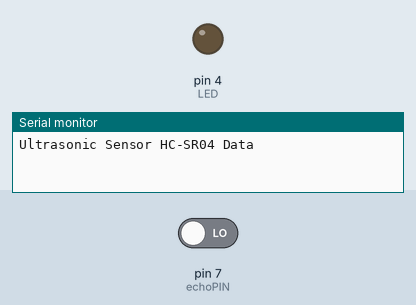
Recording of a sketch running on a simulated Arduino Uno, built with avr-gcc and run on an emulated ATmega328P. Shown: output pins drawn as LEDs (lit = HIGH), the last lines printed to the serial monitor. The inputs (shaded band) are chosen by the test bench; at power-on: pin 7 (echoPIN) LOW. Pins used as bus, display or sensor lines are not drawn.

Above: at 0.1 s.
At 2.1 s:
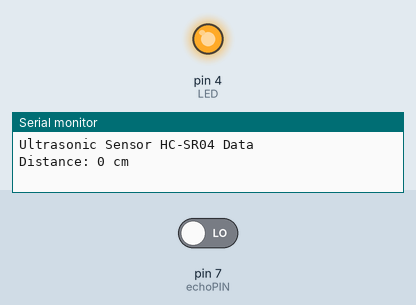
Timing chart, 0 to 3.6 s (numbered marks = the images above):
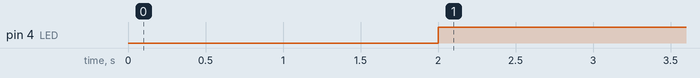

The sketch:

TaskM1.T1P_code_1.1P_.ino
```cpp
//constant value
#define LED 4
#define triggerPIN 6
#define echoPIN 7

//declare value type
long duration;
int distance;

void setup()
{
  pinMode(LED, OUTPUT); //LED
  pinMode(triggerPIN, OUTPUT); //triggerPIN
  pinMode(echoPIN, INPUT); //echoPIN
  Serial.begin(9600);
  // Serial Communication is starting with 9600 of baudrate speed
  Serial.println("Ultrasonic Sensor HC-SR04 Data");
  // print some text in Serial Monitor

}

void loop()
{
  // Clears the trigPin condition
  digitalWrite(triggerPIN, LOW);
  delay(500);
  // Sets the trigPin (ACTIVE) for 1 second
  digitalWrite(triggerPIN, HIGH);
  delay(500);
  digitalWrite(triggerPIN, LOW);
  // Reads the echoPin, returns the value
  duration = pulseIn(echoPIN, HIGH);
  // Calculating the distance
  distance = duration * 0.034 / 2;
  // Speed of sound wave divided by 2
  // Displays the distance on the Serial Monitor
  Serial.print("Distance: ");
  Serial.print(distance);
  Serial.println(" cm");

  //if distance is smaller than 100, LED will turn on
  if (distance <= 100)
  {
    digitalWrite(LED, HIGH);
  }
  //else distance is longer than 100, LED will turn off
  else
  {
    digitalWrite(LED, LOW);
  }
}
```

Measured:
- by itself, pin 4 (LED): LOW → HIGH at 2.0 s
